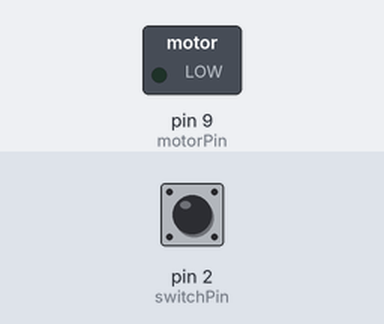
A sketch run on a simulated Arduino Uno, built with avr-gcc and run on an emulated ATmega328P. Parts: switched loads named in the sketch (green lamp = pin HIGH). Inputs (shaded band) come from the test bench; at power-on: pin 2 (switchPin) LOW. What the sketch prints to the serial monitor is not drawn.

Above: at 1.2 s.
1.3 s: pin 2 (switchPin) pulled HIGH for 0.15 s
At 1.38 s:
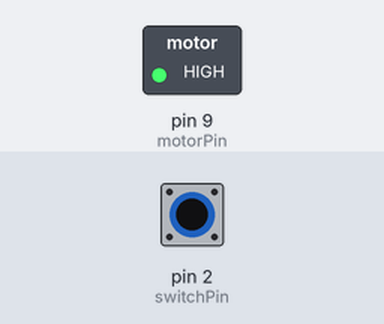
2.9 s: pin 2 (switchPin) pulled HIGH for 3.2 s
At 6.6 s:
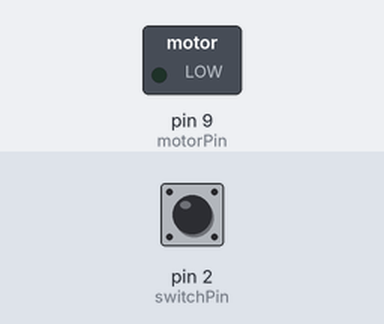
Timing chart, 0 to 8.1 s (numbered marks = the images above; inputs shaded):
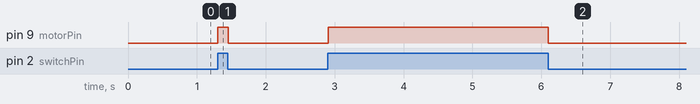

Measured:
- after the input at 1.3 s, pin 9 (motorPin): LOW → HIGH at once, → LOW 0.15 s later
- after the input at 2.9 s, pin 9 (motorPin): LOW → HIGH at once, → LOW 3.2 s later

The sketch:

Project09_MotorizedPinwheel.ino
```cpp
int switchPin = 2;
int motorPin = 9;
int switchState = 0;

void setup() {
  Serial.begin(9600);

  pinMode(switchPin, INPUT);
  pinMode(motorPin, OUTPUT);

}

void loop() {
  switchState = digitalRead(switchPin);

  Serial.println(switchState);

  if (switchState == HIGH){
    digitalWrite(motorPin, HIGH);
  }
  else{
    digitalWrite(motorPin, LOW);
  }

}
```
